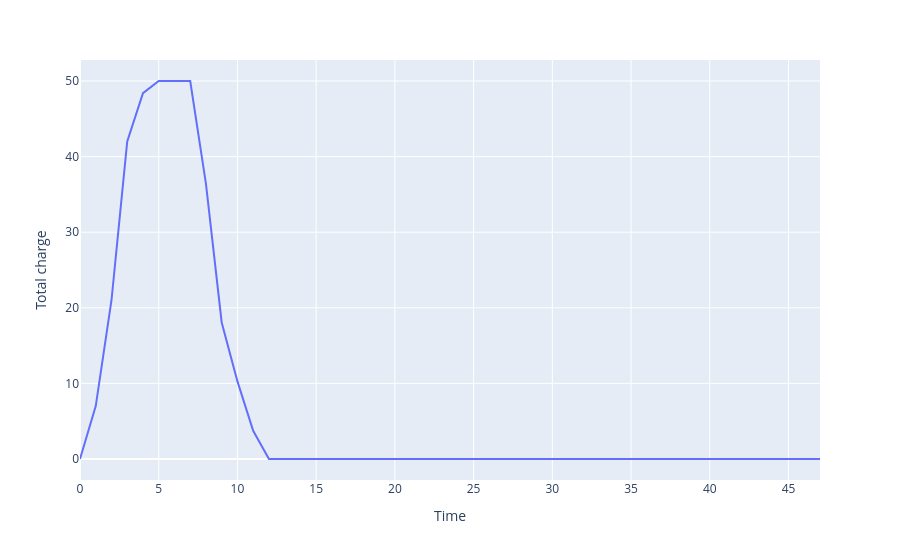
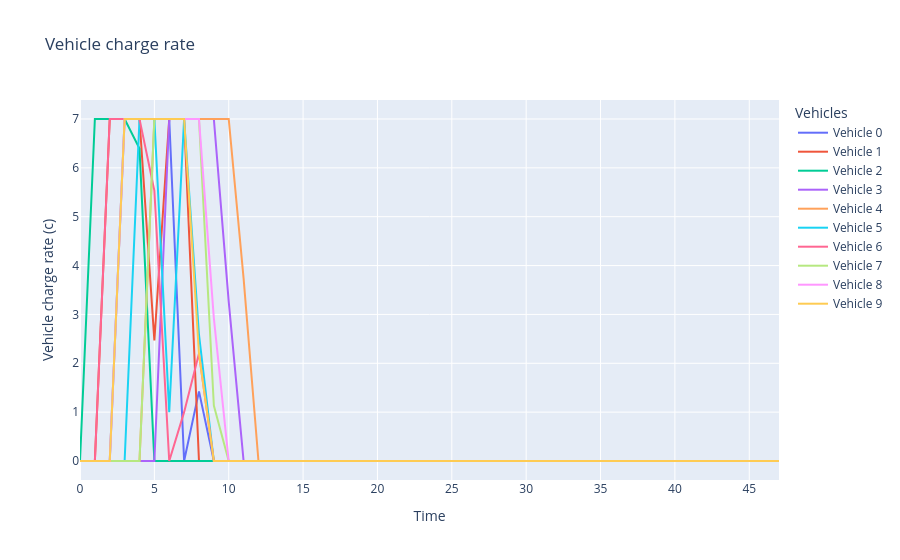

Write notebook code for charts like these, in order.
### Code cell
print(vehicle_output[11,:])

charge_output = c.value
total_charge_output = np.sum(charge_output,axis=1)

# Convert the matrix into a Pandas DataFrame
# Each column represents a vehicle, each row is a time step
df2 = pd.DataFrame(
    charge_output, 
    columns=[f"Vehicle {i}" for i in range(I)]
)

df2["Time"] = np.arange(T)
df2["Total charge"] = total_charge_output

fig_totc = px.line(df2, x="Time", y="Total charge")
fig_totc.show()

fig_c = px.line(
    df2, 
    x="Time", 
    y=[f"Vehicle {i}" for i in range(I)], # Selects all vehicle columns to plot
    labels={"value": "Vehicle charge rate (c)", "variable": "Vehicles"},
    title="Vehicle charge rate"
)

# Display the interactive chart
fig_c.show()
print("T arrive:", t_arrive)

### Figure 1 — Plotly figure (JSON) as saved in the notebook; plotly's stock layout.template omitted (floating-point values rounded to 4 significant figures)
{"data": [{"hovertemplate": "Time=%{x}<br>Total charge=%{y}<extra></extra>", "legendgroup": "", "line": {"color": "#636efa", "dash": "solid"}, "marker": {"symbol": "circle"}, "mode": "lines", "name": "", "orientation": "v", "showlegend": false, "type": "scatter", "x": [0, 1, 2, 3, 4, 5, 6, 7, 8, 9, 10, 11, 12, 13, 14, 15, 16, 17, 18, 19, 20, 21, 22, 23, 24, 25, 26, 27, 28, 29, 30, 31, 32, 33, 34, 35, 36, 37, 38, 39, 40, 41, 42, 43, 44, 45, 46, 47], "xaxis": "x", "y": [0.0, 7.0, 21.0, 42.0, 48.39, 50.0, 50.0, 50.0, 36.4, 18.06, 10.26, 3.74, 0.0, 0.0, 0.0, 0.0, 0.0, 0.0, 0.0, 0.0, 0.0, 0.0, 0.0, 0.0, 0.0, 0.0, 0.0, 0.0, 0.0, 0.0, 0.0, 0.0, 0.0, 0.0, 0.0, 0.0, 0.0, 0.0, 0.0, 0.0, 0.0, 0.0, 0.0, 0.0, 0.0, 0.0, 0.0, 0.0], "yaxis": "y"}], "layout": {"legend": {"tracegroupgap": 0}, "margin": {"t": 60}, "xaxis": {"anchor": "y", "domain": [0.0, 1.0], "title": {"text": "Time"}}, "yaxis": {"anchor": "x", "domain": [0.0, 1.0], "title": {"text": "Total charge"}}}}

### Figure 2 — Plotly figure (JSON) as saved in the notebook; plotly's stock layout.template omitted (floating-point values rounded to 4 significant figures)
{"data": [{"hovertemplate": "Vehicles=Vehicle 0<br>Time=%{x}<br>Vehicle charge rate (c)=%{y}<extra></extra>", "legendgroup": "Vehicle 0", "line": {"color": "#636efa", "dash": "solid"}, "marker": {"symbol": "circle"}, "mode": "lines", "name": "Vehicle 0", "orientation": "v", "showlegend": true, "type": "scatter", "x": [0, 1, 2, 3, 4, 5, 6, 7, 8, 9, 10, 11, 12, 13, 14, 15, 16, 17, 18, 19, 20, 21, 22, 23, 24, 25, 26, 27, 28, 29, 30, 31, 32, 33, 34, 35, 36, 37, 38, 39, 40, 41, 42, 43, 44, 45, 46, 47], "xaxis": "x", "y": [-0.0, -0.0, -0.0, 7.0, 7.0, 7.0, 7.0, -0.0, 1.425, -0.0, -0.0, -0.0, -0.0, -0.0, -0.0, -0.0, -0.0, -0.0, -0.0, -0.0, -0.0, -0.0, -0.0, -0.0, -0.0, -0.0, -0.0, -0.0, -0.0, -0.0, -0.0, -0.0, -0.0, -0.0, -0.0, -0.0, -0.0, -0.0, -0.0, -0.0, -0.0, -0.0, -0.0, -0.0, -0.0, -0.0, -0.0, -0.0], "yaxis": "y"}, {"hovertemplate": "Vehicles=Vehicle 1<br>Time=%{x}<br>Vehicle charge rate (c)=%{y}<extra></extra>", "legendgroup": "Vehicle 1", "line": {"color": "#EF553B", "dash": "solid"}, "marker": {"symbol": "circle"}, "mode": "lines", "name": "Vehicle 1", "orientation": "v", "showlegend": true, "type": "scatter", "x": [0, 1, 2, 3, 4, 5, 6, 7, 8, 9, 10, 11, 12, 13, 14, 15, 16, 17, 18, 19, 20, 21, 22, 23, 24, 25, 26, 27, 28, 29, 30, 31, 32, 33, 34, 35, 36, 37, 38, 39, 40, 41, 42, 43, 44, 45, 46, 47], "xaxis": "x", "y": [-0.0, -0.0, 7.0, 7.0, 7.0, 2.467, 7.0, 7.0, -0.0, -0.0, -0.0, -0.0, -0.0, -0.0, -0.0, -0.0, -0.0, -0.0, -0.0, -0.0, -0.0, -0.0, -0.0, -0.0, -0.0, -0.0, -0.0, -0.0, -0.0, -0.0, -0.0, -0.0, -0.0, -0.0, -0.0, -0.0, -0.0, -0.0, -0.0, -0.0, -0.0, -0.0, -0.0, -0.0, -0.0, -0.0, -0.0, -0.0], "yaxis": "y"}, {"hovertemplate": "Vehicles=Vehicle 2<br>Time=%{x}<br>Vehicle charge rate (c)=%{y}<extra></extra>", "legendgroup": "Vehicle 2", "line": {"color": "#00cc96", "dash": "solid"}, "marker": {"symbol": "circle"}, "mode": "lines", "name": "Vehicle 2", "orientation": "v", "showlegend": true, "type": "scatter", "x": [0, 1, 2, 3, 4, 5, 6, 7, 8, 9, 10, 11, 12, 13, 14, 15, 16, 17, 18, 19, 20, 21, 22, 23, 24, 25, 26, 27, 28, 29, 30, 31, 32, 33, 34, 35, 36, 37, 38, 39, 40, 41, 42, 43, 44, 45, 46, 47], "xaxis": "x", "y": [-0.0, 7.0, 7.0, 7.0, 6.394, -0.0, -0.0, -0.0, -0.0, -0.0, -0.0, -0.0, -0.0, -0.0, -0.0, -0.0, -0.0, -0.0, -0.0, -0.0, -0.0, -0.0, -0.0, -0.0, -0.0, -0.0, -0.0, -0.0, -0.0, -0.0, -0.0, -0.0, -0.0, -0.0, -0.0, -0.0, -0.0, -0.0, -0.0, -0.0, -0.0, -0.0, -0.0, -0.0, -0.0, -0.0, -0.0, -0.0], "yaxis": "y"}, {"hovertemplate": "Vehicles=Vehicle 3<br>Time=%{x}<br>Vehicle charge rate (c)=%{y}<extra></extra>", "legendgroup": "Vehicle 3", "line": {"color": "#ab63fa", "dash": "solid"}, "marker": {"symbol": "circle"}, "mode": "lines", "name": "Vehicle 3", "orientation": "v", "showlegend": true, "type": "scatter", "x": [0, 1, 2, 3, 4, 5, 6, 7, 8, 9, 10, 11, 12, 13, 14, 15, 16, 17, 18, 19, 20, 21, 22, 23, 24, 25, 26, 27, 28, 29, 30, 31, 32, 33, 34, 35, 36, 37, 38, 39, 40, 41, 42, 43, 44, 45, 46, 47], "xaxis": "x", "y": [-0.0, -0.0, -0.0, -0.0, -0.0, -0.0, 7.0, 7.0, 7.0, 7.0, 3.263, -0.0, -0.0, -0.0, -0.0, -0.0, -0.0, -0.0, -0.0, -0.0, -0.0, -0.0, -0.0, -0.0, -0.0, -0.0, -0.0, -0.0, -0.0, -0.0, -0.0, -0.0, -0.0, -0.0, -0.0, -0.0, -0.0, -0.0, -0.0, -0.0, -0.0, -0.0, -0.0, -0.0, -0.0, -0.0, -0.0, -0.0], "yaxis": "y"}, {"hovertemplate": "Vehicles=Vehicle 4<br>Time=%{x}<br>Vehicle charge rate (c)=%{y}<extra></extra>", "legendgroup": "Vehicle 4", "line": {"color": "#FFA15A", "dash": "solid"}, "marker": {"symbol": "circle"}, "mode": "lines", "name": "Vehicle 4", "orientation": "v", "showlegend": true, "type": "scatter", "x": [0, 1, 2, 3, 4, 5, 6, 7, 8, 9, 10, 11, 12, 13, 14, 15, 16, 17, 18, 19, 20, 21, 22, 23, 24, 25, 26, 27, 28, 29, 30, 31, 32, 33, 34, 35, 36, 37, 38, 39, 40, 41, 42, 43, 44, 45, 46, 47], "xaxis": "x", "y": [-0.0, -0.0, -0.0, -0.0, -0.0, 7.0, 7.0, 7.0, 7.0, 7.0, 7.0, 3.74, -0.0, -0.0, -0.0, -0.0, -0.0, -0.0, -0.0, -0.0, -0.0, -0.0, -0.0, -0.0, -0.0, -0.0, -0.0, -0.0, -0.0, -0.0, -0.0, -0.0, -0.0, -0.0, -0.0, -0.0, -0.0, -0.0, -0.0, -0.0, -0.0, -0.0, -0.0, -0.0, -0.0, -0.0, -0.0, -0.0], "yaxis": "y"}, {"hovertemplate": "Vehicles=Vehicle 5<br>Time=%{x}<br>Vehicle charge rate (c)=%{y}<extra></extra>", "legendgroup": "Vehicle 5", "line": {"color": "#19d3f3", "dash": "solid"}, "marker": {"symbol": "circle"}, "mode": "lines", "name": "Vehicle 5", "orientation": "v", "showlegend": true, "type": "scatter", "x": [0, 1, 2, 3, 4, 5, 6, 7, 8, 9, 10, 11, 12, 13, 14, 15, 16, 17, 18, 19, 20, 21, 22, 23, 24, 25, 26, 27, 28, 29, 30, 31, 32, 33, 34, 35, 36, 37, 38, 39, 40, 41, 42, 43, 44, 45, 46, 47], "xaxis": "x", "y": [-0.0, -0.0, -0.0, -0.0, 7.0, 7.0, 1.0, 7.0, 2.585, -0.0, -0.0, -0.0, -0.0, -0.0, -0.0, -0.0, -0.0, -0.0, -0.0, -0.0, -0.0, -0.0, -0.0, -0.0, -0.0, -0.0, -0.0, -0.0, -0.0, -0.0, -0.0, -0.0, -0.0, -0.0, -0.0, -0.0, -0.0, -0.0, -0.0, -0.0, -0.0, -0.0, -0.0, -0.0, -0.0, -0.0, -0.0, -0.0], "yaxis": "y"}, {"hovertemplate": "Vehicles=Vehicle 6<br>Time=%{x}<br>Vehicle charge rate (c)=%{y}<extra></extra>", "legendgroup": "Vehicle 6", "line": {"color": "#FF6692", "dash": "solid"}, "marker": {"symbol": "circle"}, "mode": "lines", "name": "Vehicle 6", "orientation": "v", "showlegend": true, "type": "scatter", "x": [0, 1, 2, 3, 4, 5, 6, 7, 8, 9, 10, 11, 12, 13, 14, 15, 16, 17, 18, 19, 20, 21, 22, 23, 24, 25, 26, 27, 28, 29, 30, 31, 32, 33, 34, 35, 36, 37, 38, 39, 40, 41, 42, 43, 44, 45, 46, 47], "xaxis": "x", "y": [-0.0, -0.0, 7.0, 7.0, 7.0, 5.533, -0.0, 1.0, 2.2, -0.0, -0.0, -0.0, -0.0, -0.0, -0.0, -0.0, -0.0, -0.0, -0.0, -0.0, -0.0, -0.0, -0.0, -0.0, -0.0, -0.0, -0.0, -0.0, -0.0, -0.0, -0.0, -0.0, -0.0, -0.0, -0.0, -0.0, -0.0, -0.0, -0.0, -0.0, -0.0, -0.0, -0.0, -0.0, -0.0, -0.0, -0.0, -0.0], "yaxis": "y"}, {"hovertemplate": "Vehicles=Vehicle 7<br>Time=%{x}<br>Vehicle charge rate (c)=%{y}<extra></extra>", "legendgroup": "Vehicle 7", "line": {"color": "#B6E880", "dash": "solid"}, "marker": {"symbol": "circle"}, "mode": "lines", "name": "Vehicle 7", "orientation": "v", "showlegend": true, "type": "scatter", "x": [0, 1, 2, 3, 4, 5, 6, 7, 8, 9, 10, 11, 12, 13, 14, 15, 16, 17, 18, 19, 20, 21, 22, 23, 24, 25, 26, 27, 28, 29, 30, 31, 32, 33, 34, 35, 36, 37, 38, 39, 40, 41, 42, 43, 44, 45, 46, 47], "xaxis": "x", "y": [-0.0, -0.0, -0.0, -0.0, -0.0, 7.0, 7.0, 7.0, 7.0, 1.134, -0.0, -0.0, -0.0, -0.0, -0.0, -0.0, -0.0, -0.0, -0.0, -0.0, -0.0, -0.0, -0.0, -0.0, -0.0, -0.0, -0.0, -0.0, -0.0, -0.0, -0.0, -0.0, -0.0, -0.0, -0.0, -0.0, -0.0, -0.0, -0.0, -0.0, -0.0, -0.0, -0.0, -0.0, -0.0, -0.0, -0.0, -0.0], "yaxis": "y"}, {"hovertemplate": "Vehicles=Vehicle 8<br>Time=%{x}<br>Vehicle charge rate (c)=%{y}<extra></extra>", "legendgroup": "Vehicle 8", "line": {"color": "#FF97FF", "dash": "solid"}, "marker": {"symbol": "circle"}, "mode": "lines", "name": "Vehicle 8", "orientation": "v", "showlegend": true, "type": "scatter", "x": [0, 1, 2, 3, 4, 5, 6, 7, 8, 9, 10, 11, 12, 13, 14, 15, 16, 17, 18, 19, 20, 21, 22, 23, 24, 25, 26, 27, 28, 29, 30, 31, 32, 33, 34, 35, 36, 37, 38, 39, 40, 41, 42, 43, 44, 45, 46, 47], "xaxis": "x", "y": [-0.0, -0.0, -0.0, 7.0, 7.0, 7.0, 7.0, 7.0, 7.0, 2.925, -0.0, -0.0, -0.0, -0.0, -0.0, -0.0, -0.0, -0.0, -0.0, -0.0, -0.0, -0.0, -0.0, -0.0, -0.0, -0.0, -0.0, -0.0, -0.0, -0.0, -0.0, -0.0, -0.0, -0.0, -0.0, -0.0, -0.0, -0.0, -0.0, -0.0, -0.0, -0.0, -0.0, -0.0, -0.0, -0.0, -0.0, -0.0], "yaxis": "y"}, {"hovertemplate": "Vehicles=Vehicle 9<br>Time=%{x}<br>Vehicle charge rate (c)=%{y}<extra></extra>", "legendgroup": "Vehicle 9", "line": {"color": "#FECB52", "dash": "solid"}, "marker": {"symbol": "circle"}, "mode": "lines", "name": "Vehicle 9", "orientation": "v", "showlegend": true, "type": "scatter", "x": [0, 1, 2, 3, 4, 5, 6, 7, 8, 9, 10, 11, 12, 13, 14, 15, 16, 17, 18, 19, 20, 21, 22, 23, 24, 25, 26, 27, 28, 29, 30, 31, 32, 33, 34, 35, 36, 37, 38, 39, 40, 41, 42, 43, 44, 45, 46, 47], "xaxis": "x", "y": [-0.0, -0.0, -0.0, 7.0, 7.0, 7.0, 7.0, 7.0, 2.191, -0.0, -0.0, -0.0, -0.0, -0.0, -0.0, -0.0, -0.0, -0.0, -0.0, -0.0, -0.0, -0.0, -0.0, -0.0, -0.0, -0.0, -0.0, -0.0, -0.0, -0.0, -0.0, -0.0, -0.0, -0.0, -0.0, -0.0, -0.0, -0.0, -0.0, -0.0, -0.0, -0.0, -0.0, -0.0, -0.0, -0.0, -0.0, -0.0], "yaxis": "y"}], "layout": {"legend": {"title": {"text": "Vehicles"}, "tracegroupgap": 0}, "title": {"text": "Vehicle charge rate"}, "xaxis": {"anchor": "y", "domain": [0.0, 1.0], "title": {"text": "Time"}}, "yaxis": {"anchor": "x", "domain": [0.0, 1.0], "title": {"text": "Vehicle charge rate (c)"}}}}
